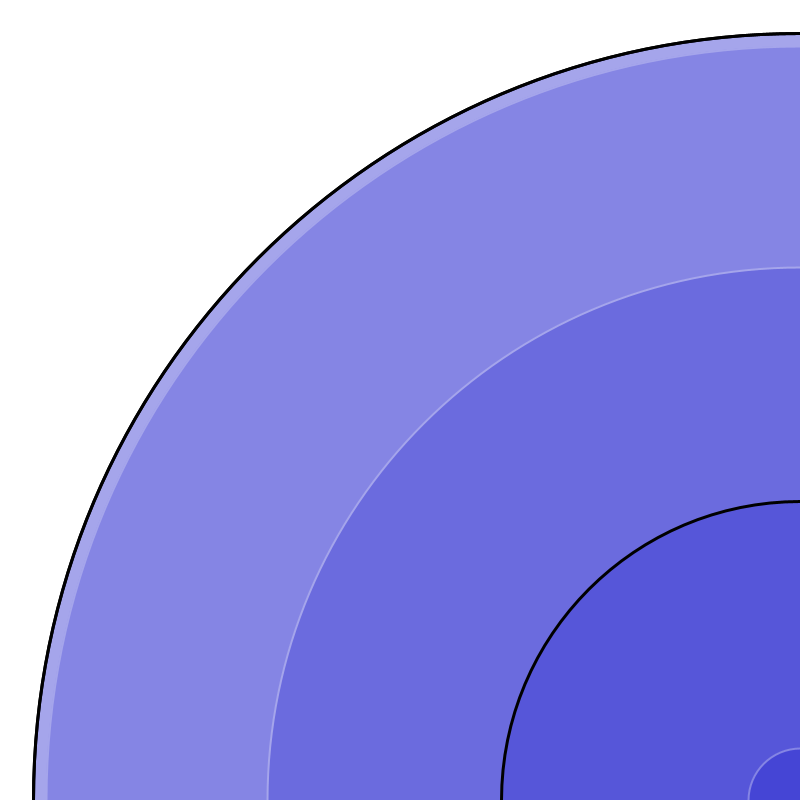
Frame 1 (no input)
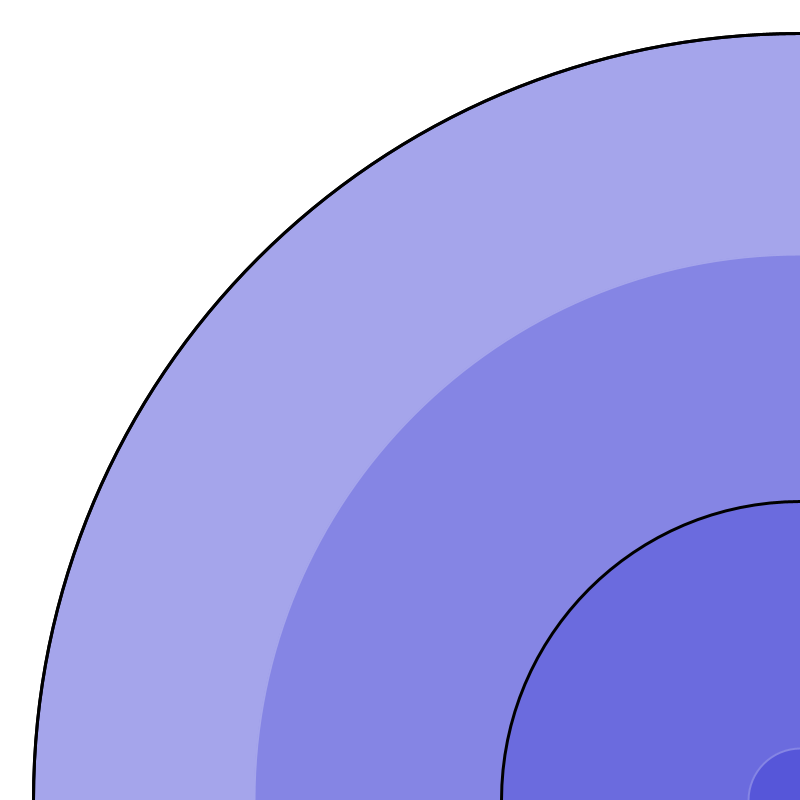
Frame 60 (the mouse pressed at the canvas centre just before this capture)
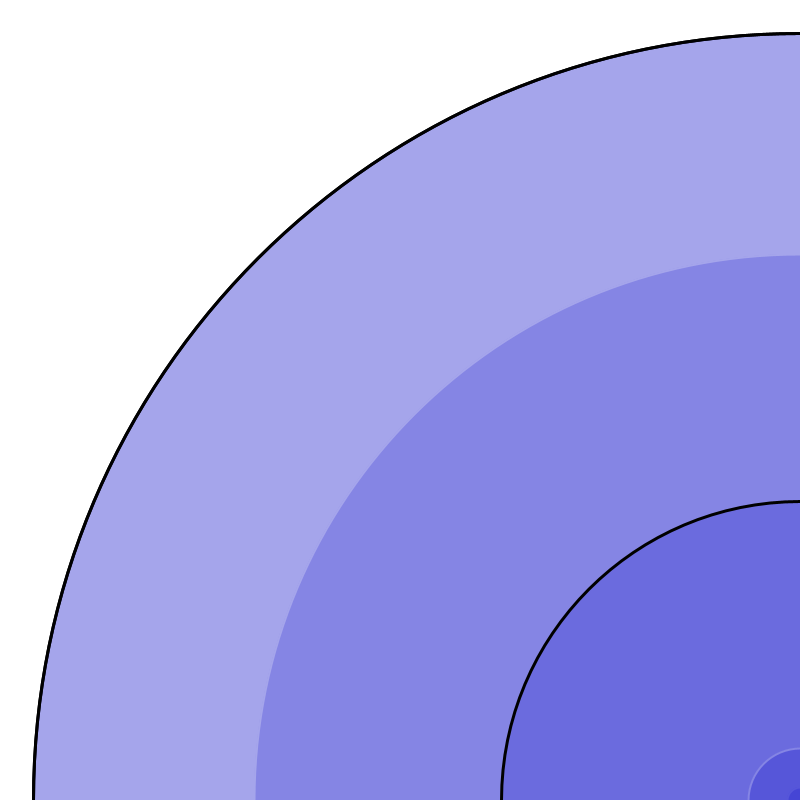
Frame 120 (the mouse held since frame 60 and released just before this capture)

The Processing sketch that drew these frames (run headless with seeded random() and noise(); from frame 60 on, the mouse is pressed at the canvas centre):

// Processing sketch: processing_105999
// ── processing_105999.pde

//Outer black barrier: one full minute or second. Inner black barrier: one full day.
//Darker violet: hours, middle violet: minutes, lighter violet: seconds

int r;
int x;
int bg = color(255);
int secondMax = 59;
int hourMax = 23;

color sColor = color(0,0,200,50);
color mColor = color(0,0,200,50);
color hColor = color(0,0,200,50);


void setup () {
  size (800,800);
  r = width/2;
  x = 26;
  smooth();
}

void draw () {
  background(bg);

  int ms = millis ();
  int s = second ();
  int m = minute ();
  int h = hour ();

//seconds
 stroke(255);
 strokeWeight(2);
  fill(sColor);
  ellipse(width, height, s*x, s*x);
  fill(mColor);
  ellipse(width, height, m*x, m*x);
  fill(hColor);
  ellipse(width, height, h*x, h*x);
  
//guides

 stroke(000);
 strokeWeight(3);
  ellipse(width, height, secondMax*x, secondMax*x);
  ellipse(width, height, secondMax*x, secondMax*x);
  ellipse(width, height, hourMax*x, hourMax*x);
}
